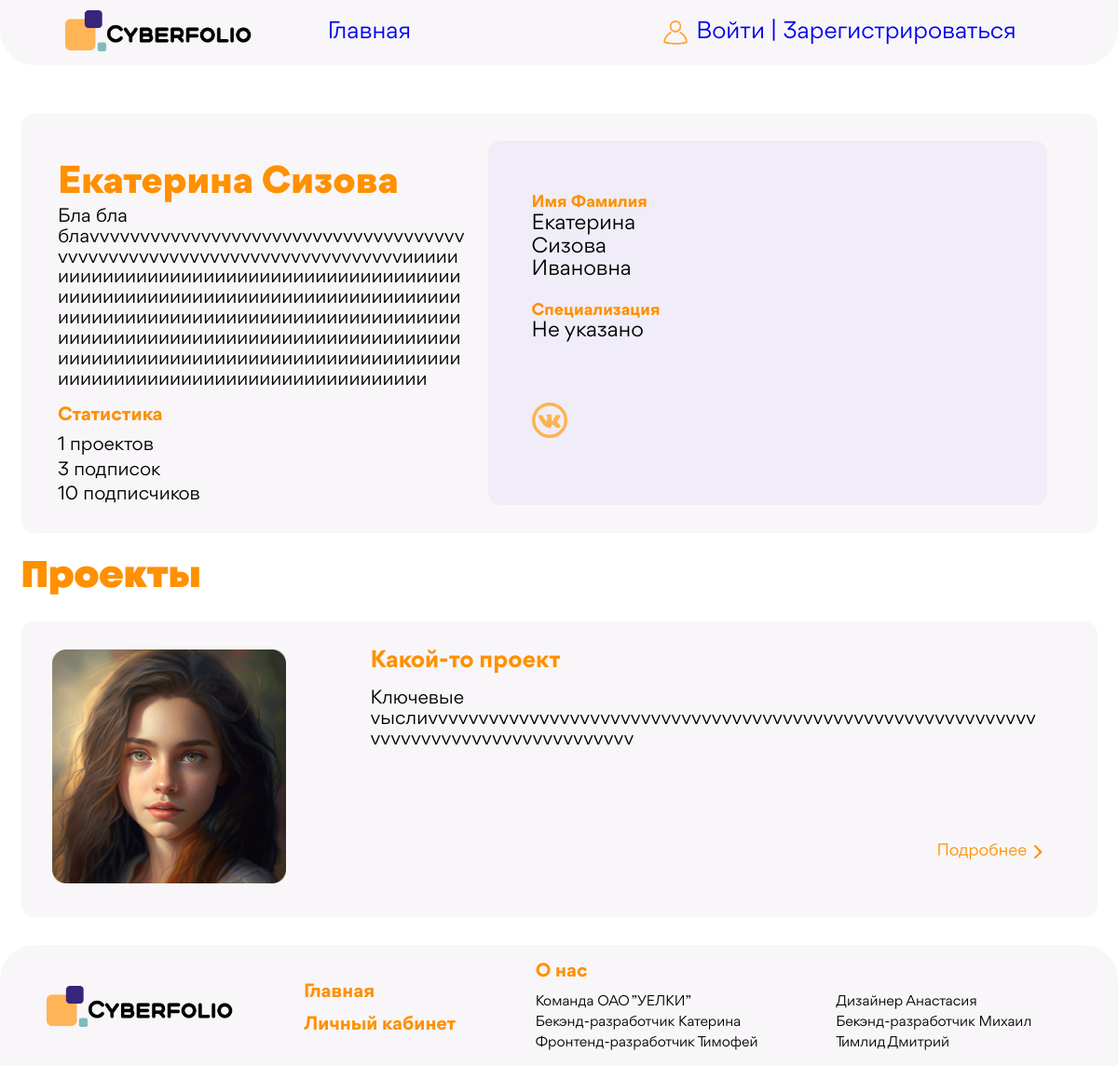
/profile/katrijein, run on an earlier commit of the app's database.
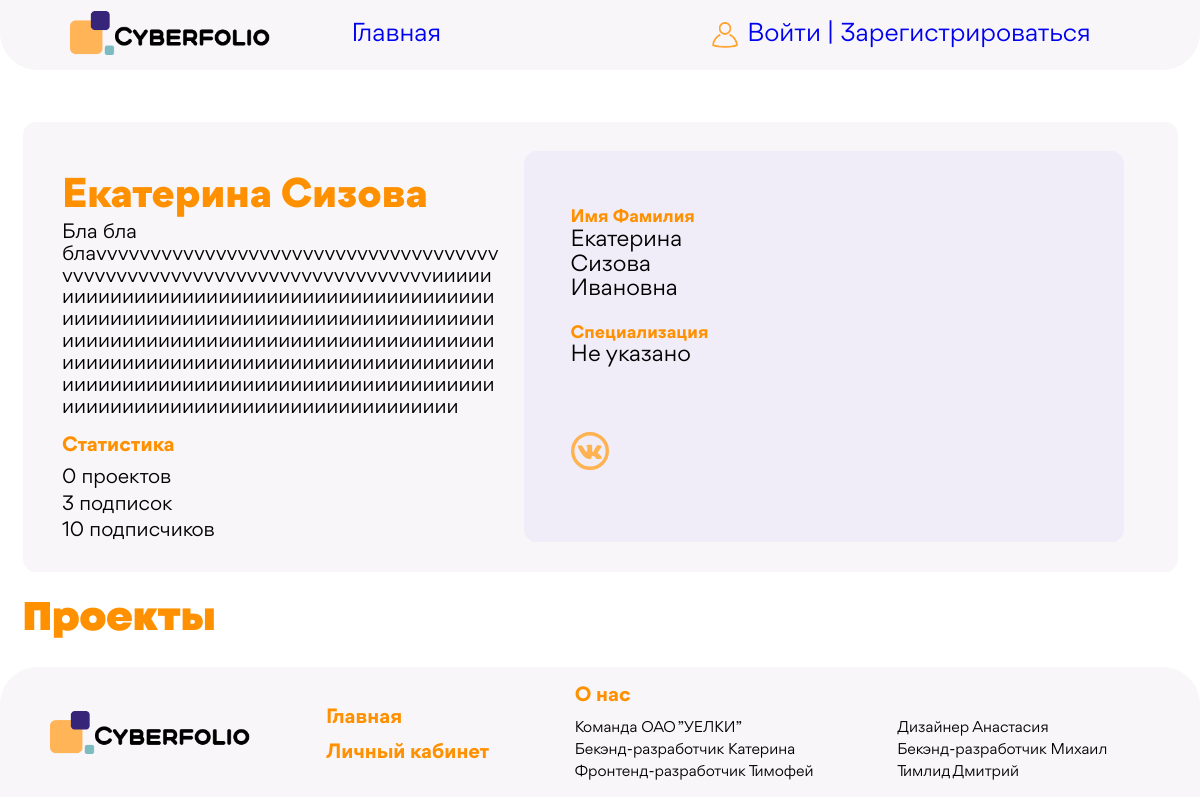
And on a later commit of the database.
### Accounts/models.py (models this page shows, shortened)
class User(AbstractUser):
    sur_sur_name = models.CharField(max_length=20, verbose_name="Фамилия",blank=True)
    slug = models.SlugField(verbose_name='Слаг', unique=True)
    descriptions = models.TextField(max_length=300, verbose_name='Описание',blank=True)
    email = models.EmailField(verbose_name='Почта',blank=True)
    spec = models.ForeignKey('Specs', db_index=True, on_delete=models.PROTECT, verbose_name="Специализация",blank=True, default=1)
    photo = models.ImageField(upload_to=user_directory_path, blank=True, verbose_name="Фото")
    time_create = models.DateTimeField(auto_now_add=True, verbose_name="Время создания")
    vk_url = models.URLField(max_length=128, blank=True, verbose_name='VK')
    hh_url = models.URLField(max_length=128,blank=True, verbose_name='HH')
    behance_url = models.URLField(max_length=128,blank=True,verbose_name='BH')
    def get_projects(self):
        return Project.objects.all().filter(users=self)
    def count_projects(self):
        return self.get_projects().count()
    def get_followers(self):
        return Follow.objects.all().filter(follow_from_id=self.id).values_list('follow_to', flat=True)
    def count_followers(self):
        return self.get_followers().count()
    def count_followings(self):
        return Follow.objects.all().filter(follow_to_id=self.id).count()
    class Meta:
        verbose_name = 'Юзер'
        verbose_name_plural = 'Юзеры'
        ordering = ['id']

class Project(models.Model):
    slug = models.SlugField(verbose_name='Слаг', unique=False)
    name = models.CharField(max_length=50, db_index=True, verbose_name="Название")
    users = models.ManyToManyField(User)
    type = models.ForeignKey('TypeProject', on_delete=models.PROTECT, verbose_name='Тип преокта', default=1)
    spec_proj = models.ForeignKey('SpecProject', on_delete=models.PROTECT, verbose_name='Специализация', default=1)
    sum_unregistred = models.IntegerField(default=0, verbose_name='Сумма оценок незареганных')
    count_unregistred = models.IntegerField(default=0, verbose_name='Количество оценок незареганных')
    descriptions = models.TextField(max_length=300, verbose_name='Описание')
    key_words= models.TextField(max_length=100, verbose_name='Ключевые слова')
    url = models.URLField(max_length=128,  blank=True, verbose_name='URL')
    time_developing = models.CharField(max_length=30,  verbose_name="Время разработки")
    teammate1 = models.URLField(max_length=128,  blank=True, verbose_name='Тиммейт1')
    teammate2 = models.URLField(max_length=128,  blank=True, verbose_name='Тиммейт2')
    teammate3 = models.URLField(max_length=128,  blank=True, verbose_name='Тиммейт3')
    teammate4 = models.URLField(max_length=128,  blank=True, verbose_name='Тиммейт4')
    teammate5 = models.URLField(max_length=128,  blank=True, verbose_name='Тиммейт5')
    avatar_image = models.ImageField(upload_to=project_directory_path, blank=True, verbose_name="Аватар")
    main_image = models.ImageField(upload_to=project_directory_path, blank=True, verbose_name="Основное фото")
    class Meta:
        verbose_name = 'Проект'
        verbose_name_plural = 'Проекты'
        ordering = ['id']

class Specs(models.Model):
    name = models.CharField(max_length=40, verbose_name="Специализация")
    def __str__(self):
        return self.name
    class Meta:
        verbose_name = 'Специализация'
        verbose_name_plural = 'Специализации'
        ordering = ['id']

### Accounts/views.py (the view)
# urls.py: path('profile/<slug:slug>', Profile.as_view(), name='profile'),
class Profile(DetailView):
    model = User
    template_name = 'user_profile.html'
    context_object_name = 'user'
    def get(self, request, *args, **kwargs):
        slug = self.kwargs.get(self.slug_url_kwarg, None)
        user_profile = get_object_or_404(User,slug=slug)
        is_your_profile = False
        if request.user.is_authenticated:
            if user_profile.id == request.user.id:
                is_your_profile = True
        return render(request, 'user_profile.html', {'user': user_profile, 'is_your_profile': is_your_profile, 'projects':user_profile.get_projects(), 'title': slug})

### templates/user_profile.html (shortened to what this page needs)
{% extends 'base.html' %}
{% load static %}
{% block css %}
    <link rel="stylesheet" href="{% static 'css/normalize.css' %}">
    <link rel="stylesheet" href="{% static 'css/general_styles.css' %}">
    <link rel="stylesheet" href="{% static 'css/user-profile_styles.css' %}">
    <link href = "{% static 'fonts/stylesheet.css' %}" rel = "stylesheet" type = "text/css" />
{% endblock %}
{% block content %}
    <div class="container user-info-container">
        <div class="left-user-section">
            <h1 class="user-header">{{ user.first_name }} {{ user.last_name }}</h1>
            <p class="user-info user-text">{{ user.descriptions }}</p>
            <div class="user-statistic-container">
                <div class="user-statistic">
                    <div class="first-colum">
                        <h3 class="user-statistic-header">Статистика</h3>
                        <ul class="statistic-list">
                            <li class="statistic-item">{{ user.count_projects }} проектов</li>
                            <li class="statistic-item">{{ user.count_followers }} подписок</li>
                            <li class="statistic-item">{{ user.count_followings }} подписчиков</li>
                        </ul>
                    </div>
                </div>
            </div>
        </div>
        <div class="right-user-section">
            <div class="personal-user-info">
                <h4 class="personal-header">Имя Фамилия</h4>
                <p class="personal-item">{{ user.first_name }}</p>
                <p class="personal-item">{{ user.last_name}} </p>
                <p class="personal-item">{{user.sur_sur_name}} </p>
                <h4 class="personal-header">Специализация</h4>
                <p class="personal-item">{{ user.spec }}</p>
                <ul class="user-contacts">
                    {% if user.vk_url %}
                    <li class="contact-item">
                        <a href="{{ user.vk_url }}" class="contact">
                            <img src="{% static 'images/vk-icon.svg' %}" alt="" class="contact-img">
                        </a>
                    </li>
                    {% endif %}
                </ul>
            </div>
            <div class="user-avatar">
            </div>
        </div>
    </div>
    <div class="container second-container">
        <h1 class="projects-header">Проекты</h1>
    </div>
    {% for project in projects %}
        <div class="container third-container">
            <div class="project-avatar-aria">
                {% if project.avatar_image %}
                    <img src="{{ project.avatar_image.url }}" alt="" class="avatar">
                {% else %}
                    <img src="{% static '/images/user-image.png' %}" alt="" class="avatar">
                {% endif %}
            </div>
            <div class="project-info-aria">
                <div>
                    <h3 class="project-name">{{ project.name }}</h3>
                    <p class="project-info user-text">{{ project.key_words }}</p>
                </div>
                <div class="about-project-section">
                    <a href="{% url 'project' profile_slug=user.slug post_slug=project.slug %}" class="project-link">
                        <h5 class="abour-project">Подробнее</h5>
                        <img class="abour-project-icon" src="{% static 'images/about-project-icon.svg' %}">
                    </a>
                </div>
            </div>
        </div>
    {% endfor %}
{% endblock %}

What changed in the data, as far as the page shows it:
removed Project: name "Какой-то проект", key_words "Ключевые vыслиvvvvvvvvvvvvvvvvvvvvvvvvvvvvvvvvvvvvvvvvvvvvvvvvvvvvvvvvvvvvvvvvvvvvvvvvvvvvvvvvvvvvvv"
changed User "Екатерина": count_projects "1" → "0"
